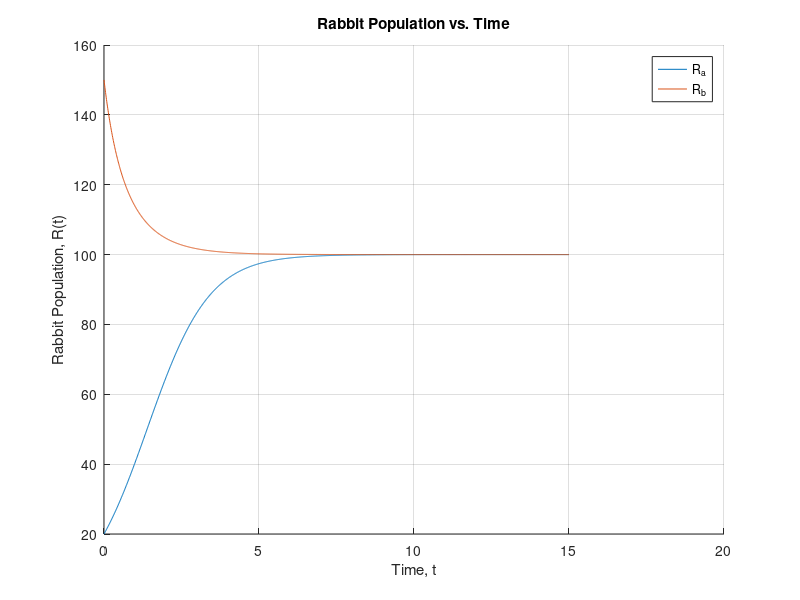
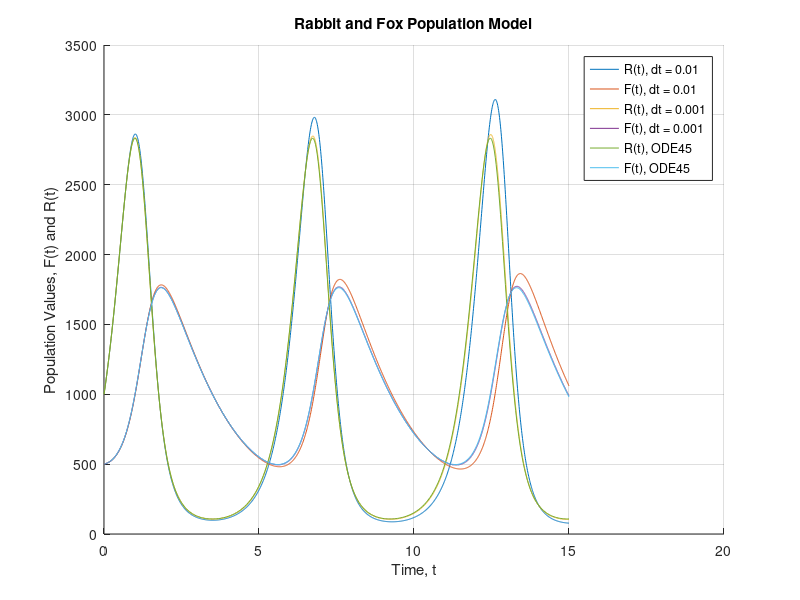
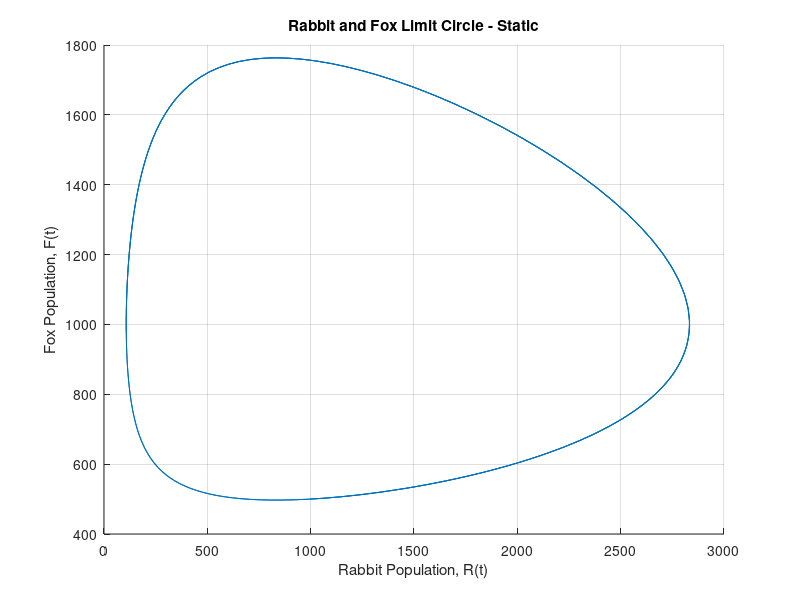

Source code (MATLAB) for these figures, in order: (Note: this script raises an error after producing the figures.)
function population_models
    figure(); hold on; grid on;
    % r = 1, R(0) = 20, x in [0, 15], delta = 0.01
    [t_Ra, Ra] = eulers_method(@R_prime, 0, 20, 15, 0.01);
    plot(t_Ra, Ra);
    % R(0) = 150
    [t_Rb, Rb] = eulers_method(@R_prime, 0, 150, 15, 0.01);
    plot(t_Rb, Rb);
    xlabel("Time, t"); ylabel("Rabbit Population, R(t)"); title("Rabbit Population vs. Time");
    legend("R_a","R_b");

    % (Rb) QUESTION ANSWERED: The rabbit population will tend towards K = 100
    % over time.

    % R(0) = 1000; F(0) = 500
    [t_sys_1, R_sys_1, F_sys_1] = eulers_method_sys(@R_sys_prime, @F_sys_prime, 1000, 500, 0, 15, 0.01);
    [t_sys_2, R_sys_2, F_sys_2] = eulers_method_sys(@R_sys_prime, @F_sys_prime, 1000, 500, 0, 15, 0.001);

    options = odeset('RelTol', 1e-6);
    [ts, RFs] = ode45(@odefun, [0 15], [1000 500], options);
    
    figure(); hold on; grid on;
    plot(t_sys_1, R_sys_1); plot(t_sys_1, F_sys_1)
    plot(t_sys_2, R_sys_2); plot(t_sys_2, F_sys_2);
    plot(ts, RFs);
    xlabel("Time, t"); ylabel("Population Values, F(t) and R(t)");
    title("Rabbit and Fox Population Model");
    legend("R(t), dt = 0.01","F(t), dt = 0.01","R(t), dt = 0.001", ...
        "F(t), dt = 0.001","R(t), ODE45","F(t), ODE45");

    % (RFc) QUESTION ANSWERED: There are three categories of trendlines in
    % this plot: the ODE solutions by Euler's method at dt = 0.01, dt =
    % 0.001, and using ode45. The ODE solutions from Euler's method with dt
    % = 0.01 had noticeably more deviation from the solutions produced by
    % dt = 0.001, which in turn had more deviation from the solutions
    % produced by ode45. This is likely due to the increase in accuracy
    % afforded to smaller t intervals which capture more nuanced behavior
    % and reduce error from linear skipping. In general, we see that the
    % population of both animals are mostly periodic over time.

    figure(); hold on; grid on;
    plot(RFs(:,1), RFs(:,2));
    xlabel("Rabbit Population, R(t)"); ylabel("Fox Population, F(t)");
    title("Rabbit and Fox Limit Circle - Static");
    % (RFd) QUESTION ANSWERED: This plot shows a loop which is the
    % population limit for F(t) given R(t) at any given time, or vice versa
    % depending on how you want to interpret it. Basically, this plot
    % contains the same data as in RFc but F(t) and R(t) are plotted
    % against each other instead of being plotted as dependent variables
    % against time.
   
    figure(); 
    LimitCircleVid = VideoWriter("LimitCircle.avi");
    open(LimitCircleVid);
    for n = 1:length(ts)
         hold on; grid on;
         xlabel("Rabbit Population, R(t)"); ylabel("Fox Population, F(t)");
         title("Rabbit and Fox Limit Circle - Dynamic");
         plot(RFs(:,1), RFs(:,2));
         plot(RFs(n,1), RFs(n,2),"o","MarkerEdgeColor","k");
         writeVideo(LimitCircleVid, getframe(gcf));
         clf;
     end
     close(LimitCircleVid);
end

function [value] = R_prime(x, y)
    r = 1; K = 100;
    value = r * y * (1 - y/K);
end

% R is x, F is y
function [value] = R_sys_prime(x, y)
    k1 = 3; k2 = 3e-3;
    value = k1 * x - k2 * x * y;
end

function [value] = F_sys_prime(x, y)
    k3 = 6e-4; k4 = 0.5;
    value = k3 * x * y - k4 * y;
end

function dydt = odefun(t,y)
    dydt = zeros(2,1);
    dydt(1) = R_sys_prime(y(1), y(2));
    dydt(2) = F_sys_prime(y(1), y(2));
end

function [xs, ys] = eulers_method(fun, x0, y0, xf, dx)
    % This function uses Euler's method to approximate the solution to an ODE.
    % Inputs:
    % - fun: The function representing the ODE.
    % - x0: Initial value of x.
    % - y0: Initial value of y.
    % - b: The upper limit of the x-range for the approximation.
    % - dx: The step size.
    % Output:
    % - y: The approximate solution to the ODE.
    xs = x0:dx:xf;
    ys = zeros(1, length(xs));
    ys(1) = y0;
    for n = 1:length(xs) - 1
        dy = (fun(xs(n), ys(n))) * dx;
        ys(n + 1) = ys(n) + dy;
    end
end

function [ts, xs, ys] = eulers_method_sys(funx, funy, x0, y0, t, tf, dt)
    % This function uses Euler's method to approximate a system of ODEs.
    % Inputs:
    % - funx: The function representing the first ODE.
    % - funy: The function representing the second ODE.
    % - x0: Initial value of x.
    % - y0: Initial value of y.
    % - t: Initial time.
    % - tf: Final time.
    % - dt: The time step.
    % Output:
    % - x: The approximate solution for x.
    % - y: The approximate solution for y.
    ts = t:dt:tf;
    xs = zeros(1, length(ts));
    ys = zeros(1, length(ts));
    xs(1) = x0;
    ys(1) = y0;
    for n = 1:length(ts) - 1
        dx = (funx(xs(n), ys(n))) * dt;
        dy = (funy(xs(n), ys(n))) * dt;
        xs(n + 1) = xs(n) + dx;
        ys(n + 1) = ys(n) + dy;
    end
end